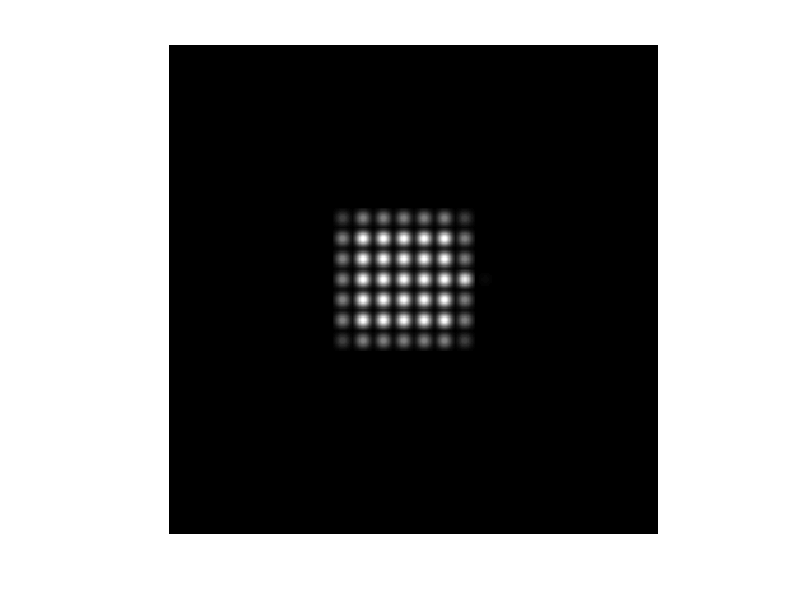

This figure's MATLAB source:
clc
clear all
close all
%% Parameters
direction='right'; %up%down%left%right
pix=16;           %number of pixels in one phosphene, even number only   

%% The image
h_im=384; %the height of the image
w_im=384; %the width of the image
T=w_im/4; %the width of the rectangle
t=10;     %the width of the small rect
edg=(w_im-T)/2;

image=zeros(h_im,w_im);
image(edg+1:edg+T, edg+1:edg+T)=0.5;
image(edg-t+1:edg,((w_im-t)/2+1):((w_im-t)/2+t))=0.5;


switch direction
    case 'up'
        image=image;
    case 'left'
        image=imrotate(image,90);
    case 'down'
        image=imrotate(image,180);
    case 'right'
        image=imrotate(image, 270);
end
imshow(image,[0,1]);
%% The filter
hsize = pix;  %only an even number
sigma = hsize^0.5;
h = fspecial('gaussian', hsize, sigma);
imshow(h,[]);
%% filter by IMFILTER function
blur_im = imfilter(image,h,'replicate');
imshow(blur_im,[0,1]);

%% sampling of the picture
sample_im=zeros(h_im,w_im);
last_sample=h_im-16+1;
for i=1:pix:last_sample
    for j=1:pix:last_sample
        sample_im(i:i+pix-1,j:j+pix-1)=blur_im(i+pix-1,j+pix-1);
    end
end
imshow(sample_im,[]);

%% create phosphenes
pix_no=h_im/pix; %number of phosphenes
Phosphene_Matrix=repmat(h,pix_no,pix_no);
imshow(Phosphene_Matrix,[]);


phosphene_image=sample_im.*Phosphene_Matrix;
imshow(phosphene_image,[]);

